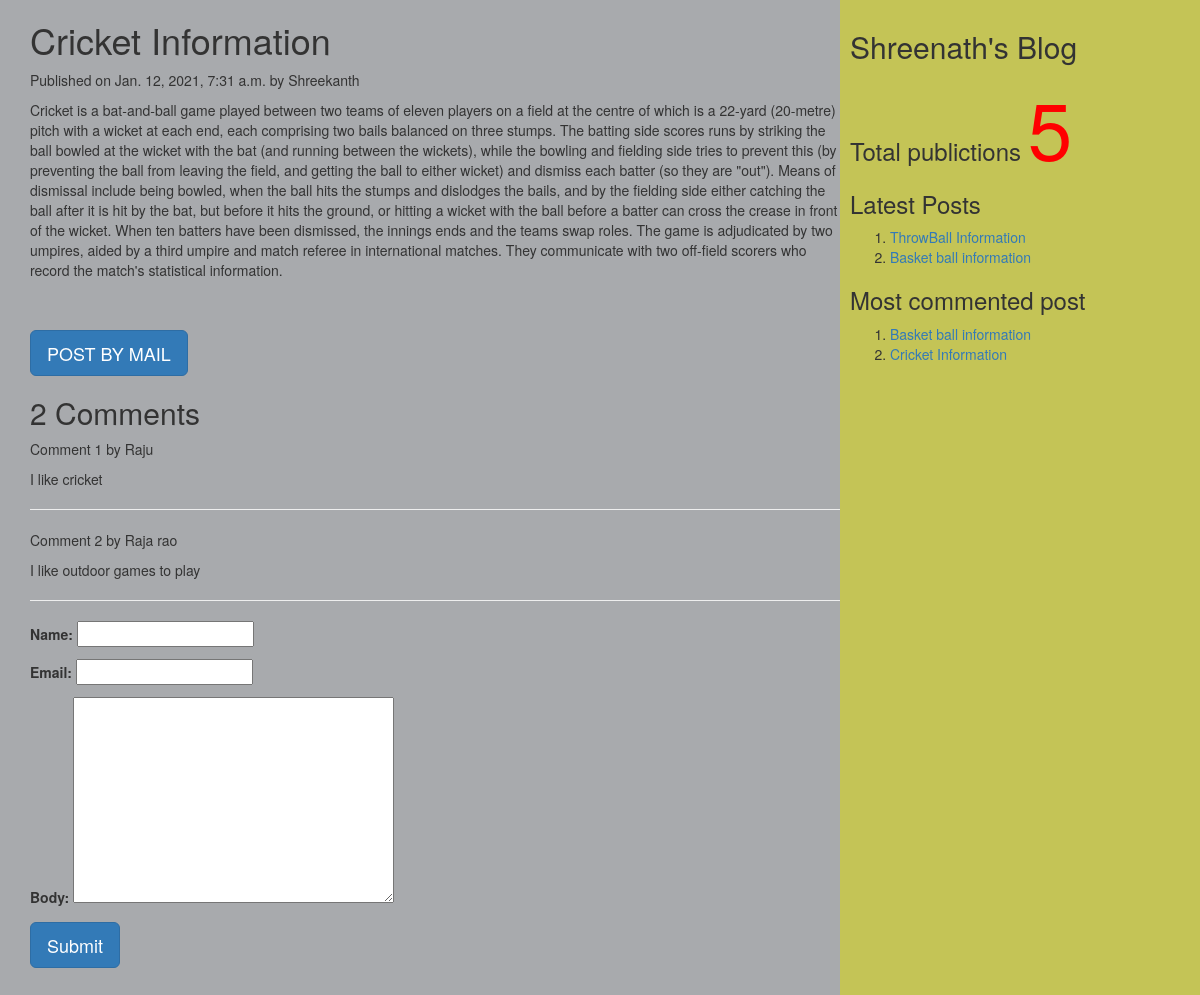
The page /2021/01/12/cricket-information/ on the database its author committed.
### myApp/models.py (models this page shows, shortened)
class Post(models.Model):
          tags=TaggableManager()
          STATUS_CHOICES=(('draft','Draft'),('published','Published'))
          title=models.CharField(max_length=256)
          slug=models.SlugField(max_length=264,unique_for_date='publish')
          author=models.ForeignKey(User,related_name='blog_posts',on_delete= models.CASCADE)
          body=models.TextField()
          publish=models.DateTimeField(default=timezone.now)
          created=models.DateTimeField(auto_now_add=True)
          updated=models.DateTimeField(auto_now=True)
          status= models.CharField(max_length=10,choices=STATUS_CHOICES,default='draft')
          objects=CustomManager()
          class Meta:
                ordering=('-publish',)
          def get_absolute_url(self):
                return reverse('post_detail',args=[self.publish.year,self.publish.strftime('%m'),self.publish.strftime('%d'),self.slug])

class Comment(models.Model):
    post=models.ForeignKey(Post,related_name="comments",on_delete=models.CASCADE)
    name=models.CharField(max_length=50)
    email=models.EmailField()
    body=models.TextField()
    created=models.DateTimeField(auto_now_add=True)
    updated=models.DateTimeField(auto_now=True)
    active=models.BooleanField(default=True)
    class Meta:
        ordering=('created',)

### myApp/views.py (the view, shortened to what this page needs)
# urls.py: url(r'^(?P<year>\d{4})/(?P<month>\d{2})/(?P<day>\d{2})/(?P<post>[-\w]+)/$',views.post_detail_view,name='post_detail'),
def post_detail_view(request,year,month,day,post):
    post=get_object_or_404(Post,slug=post,publish__year=year,publish__month=month,publish__day=day)
    comments=post.comments.filter(active=True)
    csubmit=False
    form=CommentForm()
    d={'post':post,'form':form,'csubmit':csubmit,'comments':comments}
    return render(request,'myApp/post_detail.html',d)

### myApp/forms.py
class CommentForm(forms.ModelForm):
    class Meta:
        model=Comment
        fields=('name','email','body')

### myApp/models.py (called while the page is built)
    def get_queryset(self):
        return super().get_queryset().filter(status='published')

### myApp/templatetags/mytags.py (called while the page is built)
@register.simple_tag
def total_posts():
    return Post.objects.count()

@register.inclusion_tag('myApp/latest_post.html')
def show_latest_posts(count=3):
    latest_posts=Post.objects.order_by('-publish')[:count]
    return {'latest_posts':latest_posts}

@register.simple_tag
def get_most_commented_posts(count=2):
    return Post.objects.annotate(total_comments=Count('comments')).order_by('-total_comments')[:count]

### templates/myApp/post_detail.html (shortened to what this page needs)
<html>
    {%extends 'myApp/parent.html'%}
        {%block content_block%}
        <h1>{{post.title}}</h1>
        <p>Published on {{post.publish}} by {{post.author|title}}</p>
        {{post.body|linebreaks}} <br><br>
        <a href="/{{post.id}}/share" class='btn btn-lg btn-primary'>POST BY MAIL</a>
        {%with comments.count as comments_count%}
        <h2>{{comments_count}} Comment{{comments_count|pluralize}}</h2>
        {%endwith%}
        {%if comments%}
         {%for c in comments%}
         <p>Comment {{forloop.counter}} by {{c.name}}</p>
        <div>{{c.body|linebreaks}}</div>
        <hr>
        {%endfor%}
        {%else%}
         <p style="color:blue;font-size:30px;font-style:bold;border-bottom:1px red solid;">There are no comments</p>
        {%endif%}
         {%if csubmit%}
         <h2>Thank you..Your comment has been added successfully!!</h2>
         {%else%}
         <form  method="post">
           {{form.as_p}}
           <input type="submit" class='btn btn-lg btn-primary' value="Submit">
         </form>
         {%endif%}
        {%endblock%}

### templates/myApp/parent.html (shortened to what this page needs)
<html>
{%load mytags%}
    <head>
        <link rel="stylesheet" href="https://maxcdn.bootstrapcdn.com/bootstrap/3.3.7/css/bootstrap.min.css">
    </head>
    <body>
        <div class="content" style="width:70%;float:left;background-color:a8aaad;height:300%;padding:0 0 0 30px">
              {%block content_block%}
              {%endblock%}
        </div>
        <div class="sidebar" style="width:30%;float:right;background-color:#c4c456;height:300%;padding:10px">
            <h2>Shreenath's Blog</h2>
            <h3>Total publictions
              <span style="color:red;font-size:80px">
              {%total_posts%}</span>
              <h3>Latest Posts</h3>
              {% show_latest_posts 2 %}
              <h3>Most commented post</h3>
              {%get_most_commented_posts as m%}
              <ol>
                {%for post in m%}
                <li><a href="{{post.get_absolute_url}}">{{post.title}}</a></li>
                {%endfor%}
              </ol>
            </h3>
        </div>
    </body>
</html>

### templates/myApp/latest_post.html
<!DOCTYPE html>
<html lang="en" dir="ltr">
  <body>
    <ol>
    {%for post in latest_posts%}
    <li><a href="{{post.get_absolute_url}}">{{post.title}}</a></li>
    {%endfor%}
    </ol>
  </body>
</html>

### rows shown on the page
Post: title "Cricket Information", publish "Jan. 12, 2021, 7:31 a.m.", author "Shreekanth", body "Cricket is a bat-and-ball game played between two teams of eleven players on a field at the centre of which is a 22-yard (20-metre) pitch with a wicket at each end, each comprising two bails balanced on three stumps. The batting side scores runs by striking the ball bowled at the wicket with the bat (and running between the wickets), while the bowling and fielding side tries to prevent this (by preventing the ball from leaving the field, and getting the ball to either wicket) and dismiss each batter (so they are \"out\"). Means of dismissal include being bowled, when the ball hits the stumps and dislodges the bails, and by the fielding side either catching the ball after it is hit by the bat,…"
Comment: name "Raju", body "I like cricket"
Comment: name "Raja rao", body "I like outdoor games to play"
Post: title "ThrowBall Information"
Post: title "Basket ball information"

### other values the page prints
{{ comments_count }} "2"
